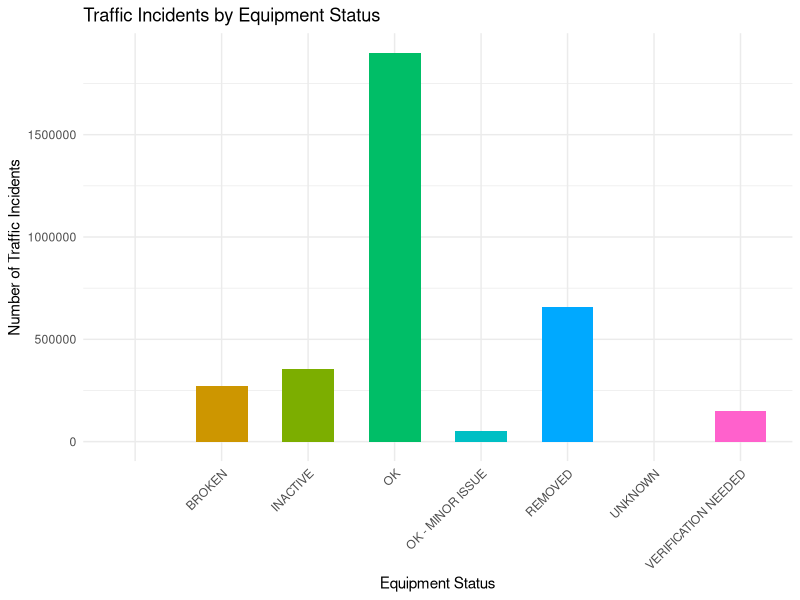
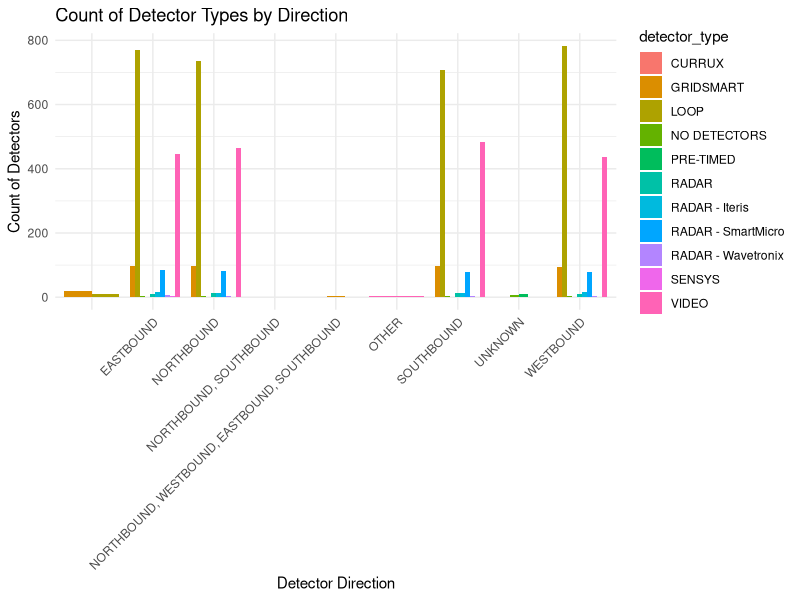
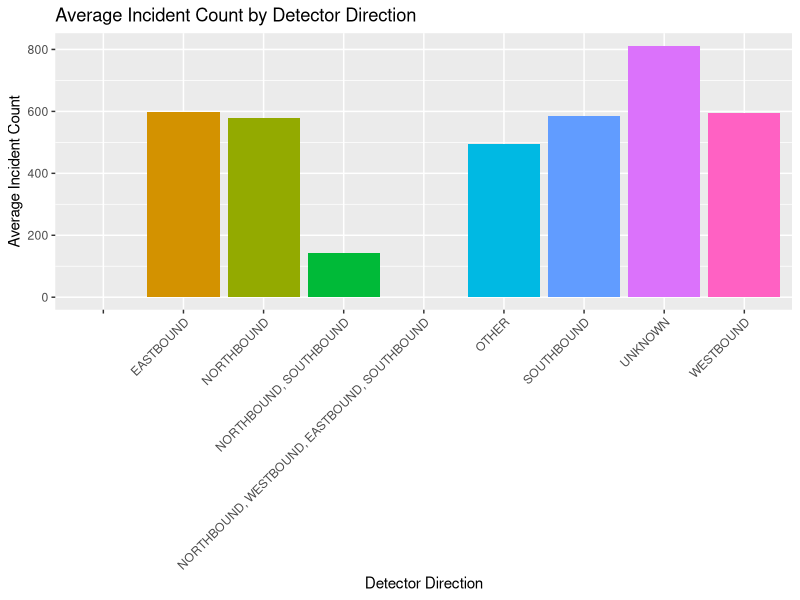
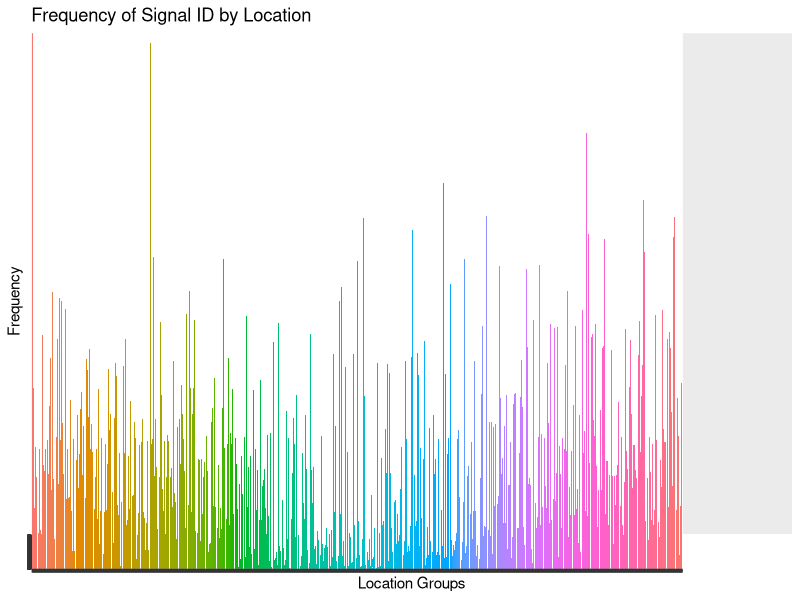

Write the R code that produced these figures, in order.
## ---- chunk 1
Traffic_Counts<- read.csv("Traffic_Detectors.csv")
library(ggplot2)
library(dplyr)
library(lubridate)

## ---- chunk 2

incident_summary <- Traffic_Counts %>%
  group_by(detector_status) %>%
  summarise(incident_count = sum(signal_id, na.rm = TRUE)) %>%
  arrange(-incident_count)

ggplot(incident_summary, aes(x = detector_status, y = incident_count, fill = detector_status)) +
  geom_bar(stat = "identity", show.legend = FALSE, width=0.6) +
  labs(
    title = "Traffic Incidents by Equipment Status",
    x = "Equipment Status",
    y = "Number of Traffic Incidents"
  ) +
  theme_minimal()+
  theme(axis.text.x = element_text(angle = 45, hjust = 1, vjust = 1))


## ---- chunk 3

type_by_direction <- Traffic_Counts %>%
  group_by(detector_type, detector_direction) %>%
  summarise(count = n()) %>%
  ungroup()


ggplot(type_by_direction, aes(x = detector_direction, y = count, fill = detector_type)) +
  geom_bar(stat = "identity", position = "dodge") +
  labs(
    title = "Count of Detector Types by Direction",
    x = "Detector Direction",
    y = "Count of Detectors"
  ) +
  theme_minimal() +
  theme(axis.text.x = element_text(angle = 45, hjust = 1))


## ---- chunk 4
  Traffic_Counts %>%
     group_by(detector_direction) %>%
     summarise(average_incident_count = mean(signal_id)) %>%
     ggplot(aes(x = detector_direction, y = average_incident_count, fill = detector_direction)) +
     geom_bar(stat = "identity", show.legend = FALSE) +
     labs(title = "Average Incident Count by Detector Direction",
          x = "Detector Direction",
          y = "Average Incident Count") +
     theme(axis.text.x = element_text(angle = 45, hjust = 1))

## ---- chunk 5
library(dplyr)
library(ggplot2)
library(tidyr)
library(stringr)

ggplot(Traffic_Counts, aes(x = LOCATION, y = as.factor(signal_id), fill = LOCATION)) +
  geom_bar(stat = "identity") +
  labs(title = "Frequency of Signal ID by Location",
       x = "Location Groups",
       y = "Frequency") +
  theme(axis.text.x = element_blank(),
        axis.title.x = element_text(),
        axis.text.y = element_blank(),
        axis.title.y = element_text(),
        legend.position = "none") +
  coord_cartesian(xlim = c(0, 1100)) 
## ---- chunk 6
  library(dplyr)
  library(ggplot2)
  library(lubridate)

Traffic_Counts1 <- Traffic_Counts %>%
  mutate(modified_date = mdy_hms(modified_date))  

Traffic_Counts2 <- Traffic_Counts1 %>%
  mutate(date_only = as.Date(modified_date)) %>%
  mutate(detector_status_num = case_when(detector_status == "OK" ~ 1,
                                         TRUE ~ 0))

Traffic_Counts3 <- Traffic_Counts2 %>%
  group_by(date_only)

model <- lm(detector_status_num ~ modified_date, data = Traffic_Counts3)
summary(model)

